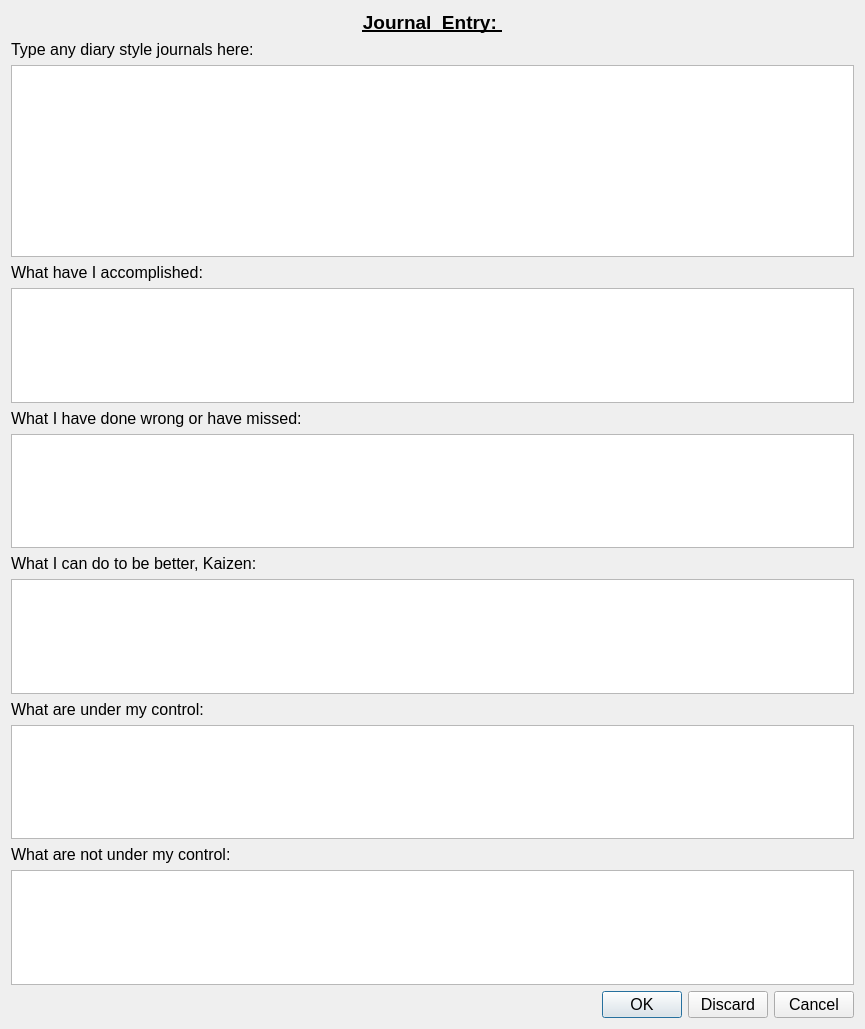
<?xml version="1.0" encoding="UTF-8"?>
<ui version="4.0">
 <class>Dialog</class>
 <widget class="QDialog" name="Dialog">
  <property name="geometry">
   <rect>
    <x>0</x>
    <y>0</y>
    <width>865</width>
    <height>1029</height>
   </rect>
  </property>
  <property name="windowTitle">
   <string>Dialog</string>
  </property>
  <layout class="QGridLayout" name="gridLayout">
   <item row="12" column="0">
    <widget class="QTextEdit" name="text6">
     <property name="font">
      <font>
       <family>Arial</family>
       <pointsize>12</pointsize>
      </font>
     </property>
     <property name="whatsThis">
      <string>What are not under control for things that made you uncomfortable today?</string>
     </property>
    </widget>
   </item>
   <item row="7" column="0">
    <widget class="QLabel" name="label_3">
     <property name="font">
      <font>
       <family>Arial</family>
       <pointsize>12</pointsize>
      </font>
     </property>
     <property name="text">
      <string>What I can do to be better, Kaizen:</string>
     </property>
    </widget>
   </item>
   <item row="5" column="0">
    <widget class="QLabel" name="label_2">
     <property name="font">
      <font>
       <family>Arial</family>
       <pointsize>12</pointsize>
      </font>
     </property>
     <property name="text">
      <string>What I have done wrong or have missed:</string>
     </property>
    </widget>
   </item>
   <item row="6" column="0">
    <widget class="QTextEdit" name="text3">
     <property name="font">
      <font>
       <family>Arial</family>
       <pointsize>12</pointsize>
      </font>
     </property>
     <property name="whatsThis">
      <string>What did you today that made you regret things that you thought you can do better?</string>
     </property>
    </widget>
   </item>
   <item row="8" column="0">
    <widget class="QTextEdit" name="text4">
     <property name="font">
      <font>
       <family>Arial</family>
       <pointsize>12</pointsize>
      </font>
     </property>
     <property name="whatsThis">
      <string>What can you do to make incremental improvements, however small?</string>
     </property>
    </widget>
   </item>
   <item row="4" column="0">
    <widget class="QTextEdit" name="text2">
     <property name="font">
      <font>
       <family>Arial</family>
       <pointsize>12</pointsize>
      </font>
     </property>
     <property name="whatsThis">
      <string>What did you do today that made you proud of youself?</string>
     </property>
    </widget>
   </item>
   <item row="11" column="0">
    <widget class="QLabel" name="label_6">
     <property name="font">
      <font>
       <family>Arial</family>
       <pointsize>12</pointsize>
      </font>
     </property>
     <property name="text">
      <string>What are not under my control:</string>
     </property>
    </widget>
   </item>
   <item row="3" column="0">
    <widget class="QLabel" name="label">
     <property name="font">
      <font>
       <family>Arial</family>
       <pointsize>12</pointsize>
      </font>
     </property>
     <property name="text">
      <string>What have I accomplished:</string>
     </property>
    </widget>
   </item>
   <item row="10" column="0">
    <widget class="QTextEdit" name="text5">
     <property name="font">
      <font>
       <family>Arial</family>
       <pointsize>12</pointsize>
      </font>
     </property>
     <property name="whatsThis">
      <string>What is under your control for things pertaing to discomfort you experienced today?</string>
     </property>
    </widget>
   </item>
   <item row="9" column="0">
    <widget class="QLabel" name="label_5">
     <property name="font">
      <font>
       <family>Arial</family>
       <pointsize>12</pointsize>
      </font>
     </property>
     <property name="text">
      <string>What are under my control:</string>
     </property>
    </widget>
   </item>
   <item row="1" column="0">
    <widget class="QLabel" name="label_4">
     <property name="font">
      <font>
       <family>Arial</family>
       <pointsize>12</pointsize>
      </font>
     </property>
     <property name="text">
      <string>Type any diary style journals here:</string>
     </property>
    </widget>
   </item>
   <item row="2" column="0">
    <widget class="QTextEdit" name="text1">
     <property name="sizePolicy">
      <sizepolicy hsizetype="Expanding" vsizetype="MinimumExpanding">
       <horstretch>0</horstretch>
       <verstretch>1</verstretch>
      </sizepolicy>
     </property>
     <property name="font">
      <font>
       <family>Arial</family>
       <pointsize>12</pointsize>
      </font>
     </property>
     <property name="whatsThis">
      <string>This is spot for diary style journaling</string>
     </property>
    </widget>
   </item>
   <item row="13" column="0">
    <widget class="QDialogButtonBox" name="buttonBox">
     <property name="font">
      <font>
       <pointsize>12</pointsize>
      </font>
     </property>
     <property name="orientation">
      <enum>Qt::Horizontal</enum>
     </property>
     <property name="standardButtons">
      <set>QDialogButtonBox::Cancel|QDialogButtonBox::Discard|QDialogButtonBox::Ok</set>
     </property>
     <property name="centerButtons">
      <bool>false</bool>
     </property>
    </widget>
   </item>
   <item row="0" column="0">
    <widget class="QLabel" name="title">
     <property name="font">
      <font>
       <family>Arial</family>
       <pointsize>14</pointsize>
       <weight>75</weight>
       <bold>true</bold>
       <underline>true</underline>
      </font>
     </property>
     <property name="text">
      <string>Journal  Entry: </string>
     </property>
     <property name="alignment">
      <set>Qt::AlignCenter</set>
     </property>
    </widget>
   </item>
  </layout>
 </widget>
 <resources/>
 <connections>
  <connection>
   <sender>buttonBox</sender>
   <signal>accepted()</signal>
   <receiver>Dialog</receiver>
   <slot>accept()</slot>
   <hints>
    <hint type="sourcelabel">
     <x>248</x>
     <y>254</y>
    </hint>
    <hint type="destinationlabel">
     <x>157</x>
     <y>274</y>
    </hint>
   </hints>
  </connection>
  <connection>
   <sender>buttonBox</sender>
   <signal>rejected()</signal>
   <receiver>Dialog</receiver>
   <slot>reject()</slot>
   <hints>
    <hint type="sourcelabel">
     <x>316</x>
     <y>260</y>
    </hint>
    <hint type="destinationlabel">
     <x>286</x>
     <y>274</y>
    </hint>
   </hints>
  </connection>
 </connections>
</ui>
